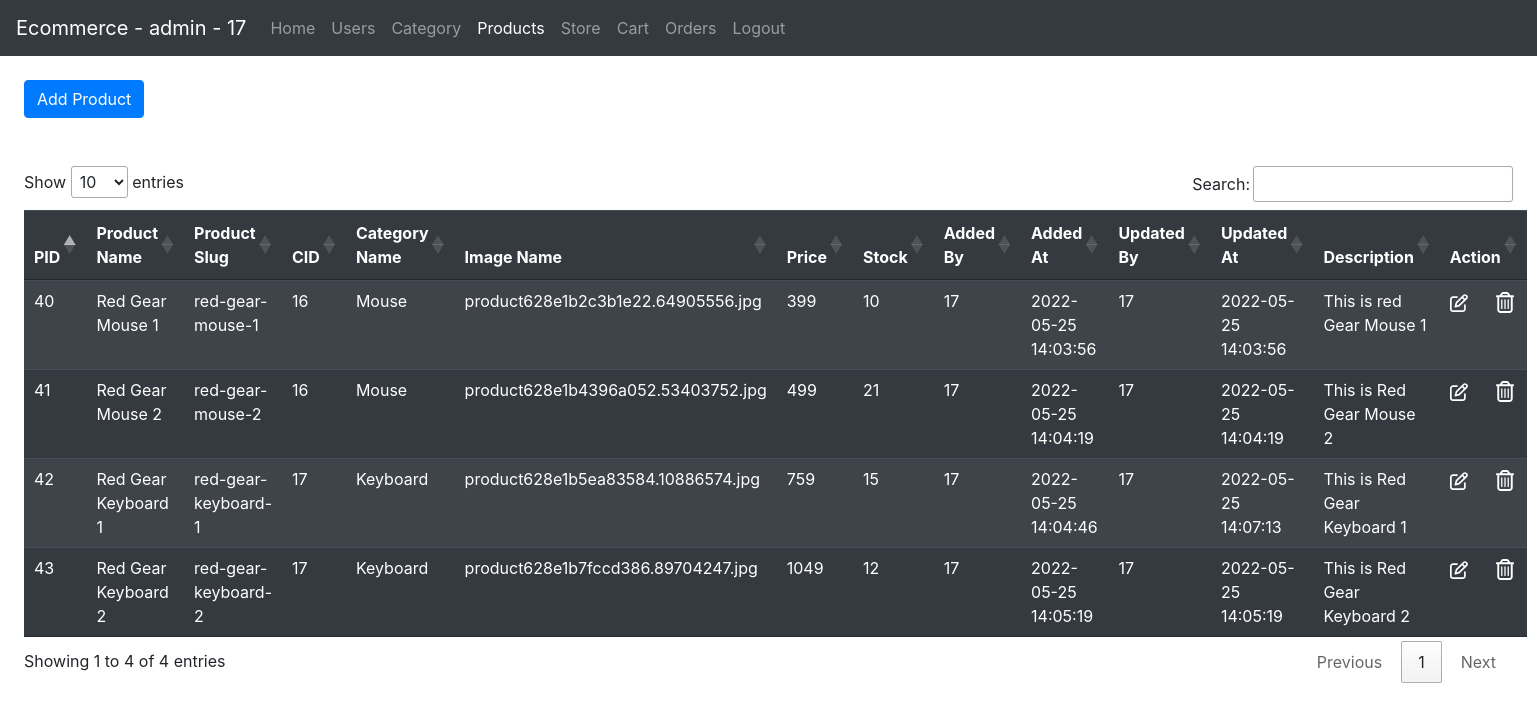
/product.php (signed in), run on the app's committed database.
### tables this page shows
CREATE TABLE `product` (
  `pid` int(11) NOT NULL,
  `pname` varchar(200) NOT NULL,
  `slug` varchar(200) NOT NULL,
  `cid` int(11) NOT NULL,
  `img_name` varchar(80) NOT NULL,
  `price` double NOT NULL,
  `stock` int(11) NOT NULL,
  `added_by` int(11) NOT NULL,
  `added_at` datetime NOT NULL DEFAULT current_timestamp(),
  `updated_by` int(11) NOT NULL,
  `updated_at` datetime NOT NULL DEFAULT current_timestamp(),
  `description` text NOT NULL
);

CREATE TABLE `category` (
  `cid` int(11) NOT NULL,
  `cname` varchar(80) NOT NULL,
  `slug` varchar(80) NOT NULL,
  `created_by` int(11) NOT NULL,
  `created_at` datetime NOT NULL DEFAULT current_timestamp(),
  `edited_by` int(11) NOT NULL,
  `edited_at` datetime NOT NULL DEFAULT current_timestamp()
);

### product.php (the view, shortened to what this page needs)
<!doctype html>
<html lang="en">
  <head>
    <link rel="stylesheet" href="https://cdn.jsdelivr.net/npm/bootstrap@4.6.1/dist/css/bootstrap.min.css">
    <link rel="stylesheet" href="./asset/css/style.css">
    <link rel="stylesheet" type="text/css" href="https://cdn.datatables.net/1.12.0/css/jquery.dataTables.css">
  </head>
  <body>
    <?php
      include "./includes/nav.php";
      if(isset($_SESSION['username'])) {
        echo '<a href="addProductPage.php" class="btn btn-primary m-4">Add Product</a>';
        $sql = "SELECT * FROM product";
        $result = mysqli_query($conn, $sql);
        echo '<div class="m-4">
          <table class="table table-striped table-dark" id="product_table">
            <thead>
              <tr>
                <th scope="col">PID</th>
                <th scope="col">Product Name</th>
                <th scope="col">Product Slug</th>
                <th scope="col">CID</th>
                <th scope="col">Category Name</th>
                <th scope="col">Image Name</th>
                <th scope="col">Price</th>
                <th scope="col">Stock</th>
                <th scope="col">Added By</th>
                <th scope="col">Added At</th>
                <th scope="col">Updated By</th>
                <th scope="col">Updated At</th>
                <th scope="col">Description</th>
                <th scope="col">Action</th>
              </tr>
            </thead>';
        while($row = mysqli_fetch_assoc($result)) {
          $cid = $row['cid'];
          $sql2 = "SELECT * FROM category WHERE cid = $cid";
          $result2 = mysqli_query($conn, $sql2);
          $row2 = mysqli_fetch_assoc($result2);
          echo '<tr>
            <td>'.$row['pid'].'</td>
            <td>'.$row['pname'].'</td>
            <td>'.$row['slug'].'</td>
            <td>'.$row['cid'].'</td>
            <td>'.$row2['cname'].'</td>
            <td>'.$row['img_name'].'</td>
            <td>'.$row['price'].'</td>
            <td>'.$row['stock'].'</td>
            <td>'.$row['added_by'].'</td>
            <td>'.$row['added_at'].'</td>
            <td>'.$row['updated_by'].'</td>
            <td>'.$row['updated_at'].'</td>
            <td>'.$row['description'].'</td>
            <td>
              <a href="editProductPage.php?pid='.$row['pid'].'" class="mr-4"><img src = "./asset/icon/edit.svg" alt="Edit" width="18"/></a>
              <a id="delete-product-'.$row['pid'].'" href-url="deleteProduct.php?pid='.$row['pid'].'" href="javascript:void(0);" onclick="confirmation('.$row['pid'].');"><img src = "./asset/icon/delete.svg" alt="Delete" width="18"/></a>
            </td>
          </tr>';
        }
      } else {
        $_SESSION['err'] = 1;
        $_SESSION['errmsg'] = "Please Sign Up or Login to continue.";
        header("location: ./signup.php");
      }
    ?>
  </body>
</html>

### data on the page
product: pid "40", pname "Red Gear Mouse 1", slug "red-gear-mouse-1", cid "16", cid.cname "Mouse", img_name "product628e1b2c3b1e22.64905556.jpg", price "399", stock "10", added_by "17", added_at "2022-05-25 14:03:56", updated_by "17", updated_at "2022-05-25 14:03:56", description "This is red Gear Mouse 1"
product: pid "41", pname "Red Gear Mouse 2", slug "red-gear-mouse-2", cid "16", cid.cname "Mouse", img_name "product628e1b4396a052.53403752.jpg", price "499", stock "21", added_by "17", added_at "2022-05-25 14:04:19", updated_by "17", updated_at "2022-05-25 14:04:19", description "This is Red Gear Mouse 2"
product: pid "42", pname "Red Gear Keyboard 1", slug "red-gear-keyboard-1", cid "17", cid.cname "Keyboard", img_name "product628e1b5ea83584.10886574.jpg", price "759", stock "15", added_by "17", added_at "2022-05-25 14:04:46", updated_by "17", updated_at "2022-05-25 14:07:13", description "This is Red Gear Keyboard 1"
product: pid "43", pname "Red Gear Keyboard 2", slug "red-gear-keyboard-2", cid "17", cid.cname "Keyboard", img_name "product628e1b7fccd386.89704247.jpg", price "1049", stock "12", added_by "17", added_at "2022-05-25 14:05:19", updated_by "17", updated_at "2022-05-25 14:05:19", description "This is Red Gear Keyboard 2"

### other printed values
$_SESSION['username'] "admin"
$_SESSION['sno'] "17"
